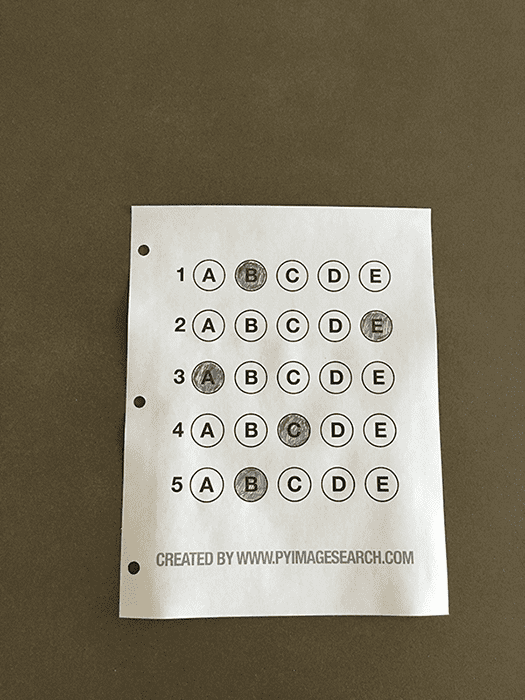
#> input picture samples/answer-key/weighted-answers/images/adrian_omr.png, 525 x 700 px, given in place of images, which was not available
$ python scan_omr.py ../samples/answer-key/weighted-answers/images
#> lines starting #> are read from the running program, lines starting #| are printed output that depends on the picture; after the words box and inside, x2 and y2 are one past the last pixel; in counts of white or black regions, pixels touching at a corner belong together; pictures that were not available may be replaced by others from this repository, and a replacement may not be noted
#> (reads files(2)/template.json from the repository)
#> in scan_sheet, img is the input picture: shape (700, 525, 3); mean B, G, R 104.8, 123.2, 130.7
### files(2)/align.py
"""
align.py
--------
Aligns any photographed OMR sheet into a fixed canonical pixel space by
detecting the outer border of the answer grid and applying a perspective
warp (cv2.warpPerspective). This is the ONLY per-sheet geometry step -
after this, every sheet lives in identical pixel coordinates, so the
160-bubble template (built once in calibrate_template.py) can be reused
unchanged for every scan.

Canonical space is fixed at CANON_W x CANON_H. The template JSON is
defined in this same space.
"""
import cv2
import numpy as np

CANON_W = 1400
CANON_H = 2200


def _order_corners(pts):
    """Order 4 points as top-left, top-right, bottom-right, bottom-left."""
    pts = pts.reshape(4, 2).astype("float32")
    s = pts.sum(axis=1)
    diff = np.diff(pts, axis=1).flatten()
    tl = pts[np.argmin(s)]
    br = pts[np.argmax(s)]
    tr = pts[np.argmin(diff)]
    bl = pts[np.argmax(diff)]
    return np.array([tl, tr, br, bl], dtype="float32")


def find_outer_border(img):
    """
    Locate the outer rectangle of the answer-grid table (or, failing that,
    the whole sheet) and return its 4 ordered corners in ORIGINAL image
    pixel coordinates.
    """
    gray = cv2.cvtColor(img, cv2.COLOR_BGR2GRAY)
    gray = cv2.GaussianBlur(gray, (5, 5), 0)
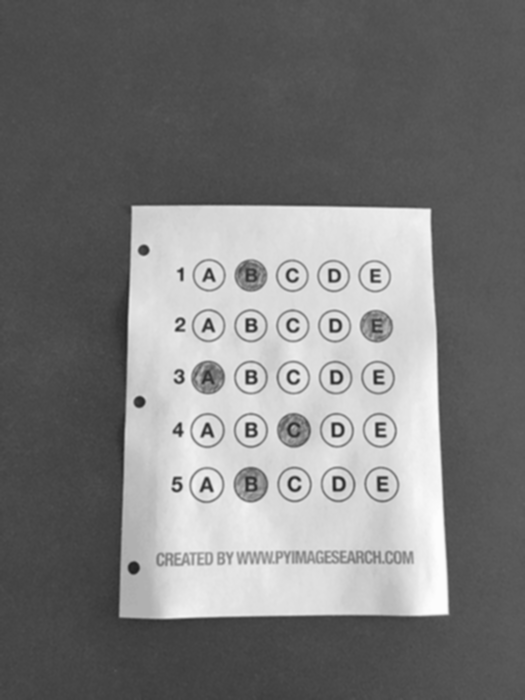
#> gray: shape (700, 525); min 34, max 252, mean 123.2

    # Adaptive threshold copes with uneven phone-camera lighting far
    # better than a single global threshold.
    thresh = cv2.adaptiveThreshold(
        gray, 255, cv2.ADAPTIVE_THRESH_GAUSSIAN_C,
        cv2.THRESH_BINARY_INV, 35, 15
    )
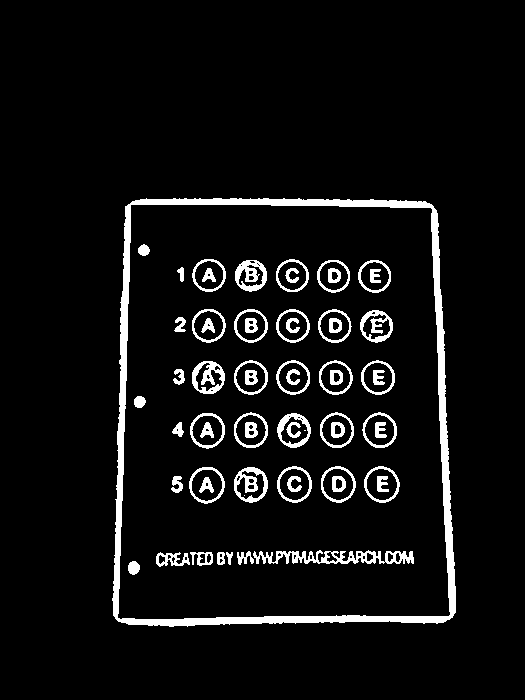
#> thresh: shape (700, 525); 6.4% white; 63 white regions (2 under 20 px), largest, box (x1, y1, x2, y2) and area: (112, 198, 456, 627) 9871, (253, 550, 414, 564) 1193, (235, 260, 267, 292) 569
    thresh = cv2.dilate(thresh, np.ones((5, 5), np.uint8), iterations=2)
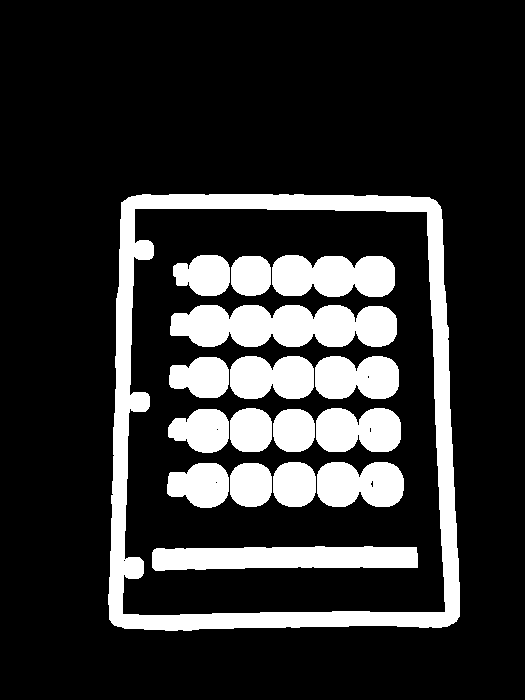
#> thresh: shape (700, 525); 18.9% white; 17 white regions

    contours, _ = cv2.findContours(thresh, cv2.RETR_LIST, cv2.CHAIN_APPROX_SIMPLE)
#> contours = 24 contours, 6 with area under 20; largest, box (x1, y1, x2, y2) and area: (108, 194, 460, 631) 144904, (122, 208, 446, 616) 122884, (170, 305, 397, 347) 7576, (152, 546, 418, 571) 5336, (272, 255, 395, 297) 4215
    if not contours:
        raise RuntimeError("No contours found - cannot locate sheet border.")

    contours = sorted(contours, key=cv2.contourArea, reverse=True)

    img_area = img.shape[0] * img.shape[1]
#> img_area = 367500
    for c in contours[:15]:
        area = cv2.contourArea(c)
        if area < 0.15 * img_area:
            # Too small to be the table/sheet outline; contours are
            # sorted by area so nothing further down will qualify either.
            break
        peri = cv2.arcLength(c, True)
        approx = cv2.approxPolyDP(c, 0.02 * peri, True)
        if len(approx) == 4:
            return _order_corners(approx)
#> this loop made 1 pass
#> (area, peri, pts in _order_corners, s in _order_corners, diff in _order_corners) on pass 1: (144904.5, 1543.7, [[121, 202], [111, 622], [456, 621], [437, 202]], [323, 733, 1077, 639], [81, 511, 165, -235])

    # Fallback: use the minAreaRect of the single largest contour, which
    # handles slightly bowed/rounded table borders that approxPolyDP
    # fails to collapse to exactly 4 points.
    largest = contours[0]
    rect = cv2.minAreaRect(largest)
    box = cv2.boxPoints(rect)
    return _order_corners(box.reshape(4, 1, 2).astype("float32"))


def align_sheet(img, out_size=(CANON_W, CANON_H), debug_path=None):
    """
    Warp `img` (BGR np.ndarray) into the canonical frame.
    Returns the warped BGR image of size out_size.
    """
    corners = find_outer_border(img)
#> corners = [[121, 202], [437, 202], [456, 621], [111, 622]]
    w, h = out_size
    dst = np.array([[0, 0], [w - 1, 0], [w - 1, h - 1], [0, h - 1]], dtype="float32")
    M = cv2.getPerspectiveTransform(corners, dst)
#> M = [[4.62, 0.11, -580.9], [-1.25e-16, 5.98, -1207.1], [-7.21e-06, 0.000229, 1]]
    warped = cv2.warpPerspective(img, M, (w, h))
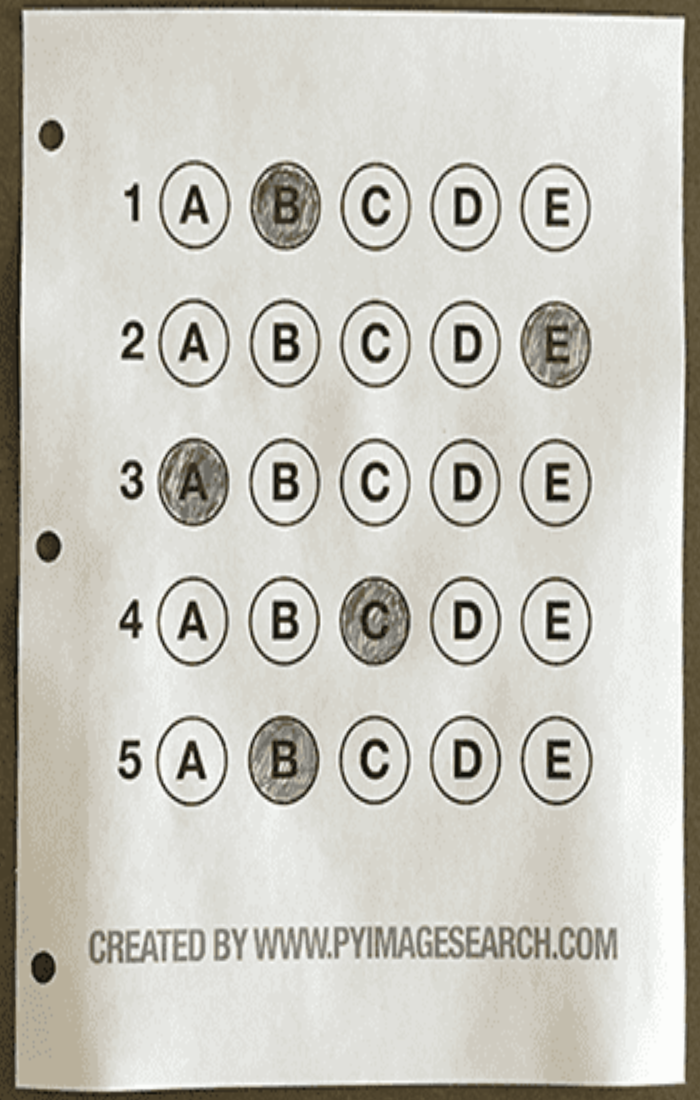
#> warped: shape (2200, 1400, 3) (shown at 1/2 size); mean B, G, R 188.9, 197.4, 199.2

    if debug_path:
        dbg = img.copy()
        cv2.polylines(dbg, [corners.astype(int)], True, (0, 0, 255), 6)
        cv2.imwrite(debug_path, dbg)

    return warped


# [7 lines that do not run on import are left out]

### files(2)/scan_omr.py
"""
scan_omr.py
-----------
Production OMR reader for the NMMS-style 40-question / 4-option sheet.

Pipeline per sheet (no fresh circle detection ever happens here):
  1. align_sheet()      -> warp photo into the canonical frame using the
                            outer table border as anchor points.
  2. load template.json -> 160 fixed (x, y) bubble centers, built once.
  3. sample fill-intensity at each of the 160 known coordinates.
  4. compute a PER-SHEET adaptive threshold from that sheet's own
     lightest/darkest bubbles (never a hardcoded global constant).
  5. classify each question as a clean single answer, BLANK, MULTI, or
     REVIEW (ambiguous / too close to the threshold to trust). The code
     never silently guesses on a close call.

Usage:
    python3 scan_omr.py sheet1.jpg sheet2.jpg ... --out omr_results.xlsx
"""
import argparse
import json
import sys
from pathlib import Path

import cv2
import numpy as np
import pandas as pd

from align import align_sheet, CANON_W, CANON_H

TEMPLATE_PATH = "template.json"
N_QUESTIONS = 40
N_OPTIONS = 4

# How close two candidate darkness scores must be to call it MULTI vs a
# genuine single mark, and how close a single score must be to the
# threshold to be untrustworthy and get flagged REVIEW instead of guessed.
MULTI_MARGIN = 0.12     # fraction of the sheet's fill-value range
REVIEW_MARGIN = 0.06    # fraction of the sheet's fill-value range


def load_template(path=TEMPLATE_PATH):
    with open(path, "r", encoding="utf-8") as f:
        return json.load(f)


def sample_fill(gray, x, y, radius):
    """
    Mean darkness (0=white .. 255=pure black) inside a circular ROI a bit
    smaller than the bubble radius, so we sample ink and not the outline.
    """
    r = max(4, int(radius * 0.72))
    x0, x1 = max(0, x - r), min(gray.shape[1], x + r)
    y0, y1 = max(0, y - r), min(gray.shape[0], y + r)
    patch = gray[y0:y1, x0:x1]
    if patch.size == 0:
        return 0.0
    mask = np.zeros(patch.shape, dtype=np.uint8)
    cv2.circle(mask, (patch.shape[1] // 2, patch.shape[0] // 2), r, 255, -1)
    vals = patch[mask == 255]
    if vals.size == 0:
        return 0.0
    # invert so higher = darker = more filled
    return float(255 - vals.mean())


def per_sheet_threshold(all_scores):
    """
    Derive a fill/no-fill threshold from THIS sheet's own score
    distribution rather than a global constant, so lighting/pen/scan
    differences between sheets don't need separate tuning.
    Uses Otsu's method on the 160 scores for that sheet.
    """
    scores = np.array(all_scores, dtype=np.float32)
    scores_8u = np.clip(scores, 0, 255).astype(np.uint8)
    thresh_val, _ = cv2.threshold(scores_8u, 0, 255, cv2.THRESH_BINARY + cv2.THRESH_OTSU)
    return float(thresh_val), float(scores.min()), float(scores.max())


def classify_question(scores, threshold, score_range):
    """
    scores: list of 4 darkness values for options 1-4.
    Returns (selected_option_or_None, status) where status in
    {"OK", "BLANK", "MULTI", "REVIEW"}.
    """
    rng = max(score_range, 1e-6)
    filled = [i for i, s in enumerate(scores) if s >= threshold]

    if len(filled) == 0:
        return None, "BLANK"

    if len(filled) >= 2:
        # confirm it's genuinely two dark bubbles, not one dark + one
        # borderline noise pixel cluster
        sorted_scores = sorted(scores, reverse=True)
        gap = (sorted_scores[0] - sorted_scores[1]) / rng
        if gap < MULTI_MARGIN:
            return None, "MULTI"
        # top one clearly darker than the rest -> treat as single, but
        # only if it also clears the REVIEW margin below
        filled = [int(np.argmax(scores))]

    best_idx = filled[0]
    best_score = scores[best_idx]
    margin_to_threshold = (best_score - threshold) / rng
    others = [s for i, s in enumerate(scores) if i != best_idx]
    margin_to_next = (best_score - max(others)) / rng if others else 1.0

    if margin_to_threshold < REVIEW_MARGIN or margin_to_next < REVIEW_MARGIN:
        return best_idx + 1, "REVIEW"

    return best_idx + 1, "OK"


def scan_sheet(image_path, template, debug_dir=None):
    img = cv2.imread(str(image_path))
    if img is None:
        raise FileNotFoundError(image_path)

    warped = align_sheet(img, out_size=(template["canon_w"], template["canon_h"]))
    gray = cv2.cvtColor(warped, cv2.COLOR_BGR2GRAY)
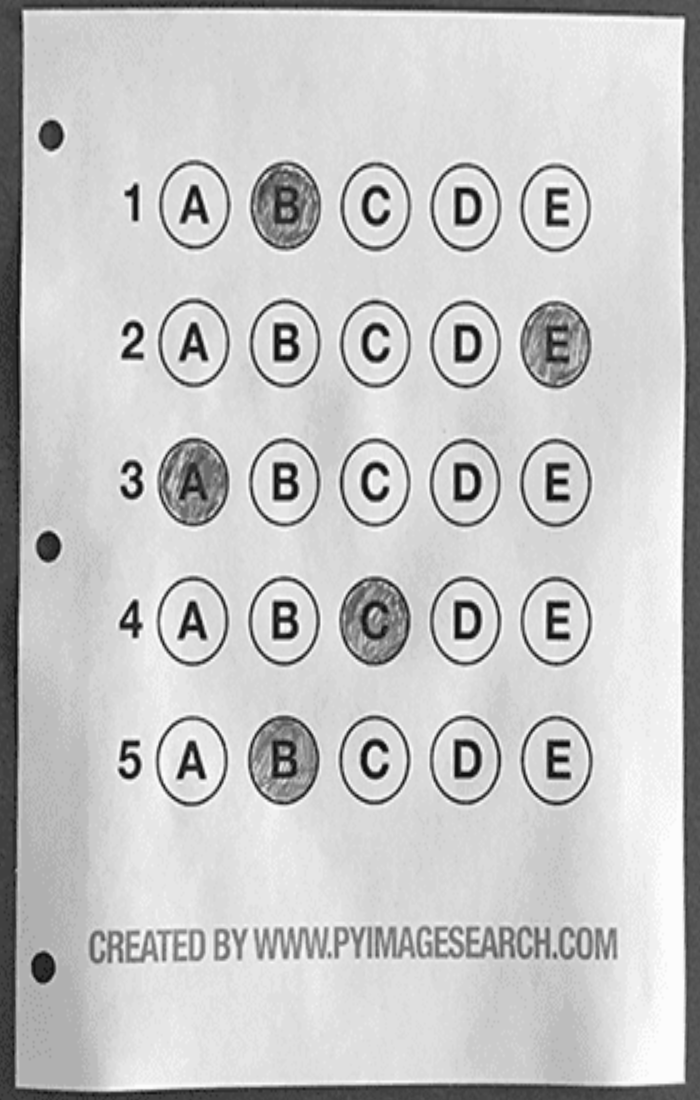
#> gray: shape (2200, 1400) (shown at 1/2 size); min 15, max 252, mean 196.9
    radius = template["radius"]

    # 1. sample all 160 bubbles
    raw_scores = {}
    for key, c in template["bubbles"].items():
        raw_scores[key] = sample_fill(gray, int(round(c["x"])), int(round(c["y"])), radius)
#> this loop made 160 passes
#> pass 1, in sample_fill, `patch = gray[y0:y1, x0:x1]`:
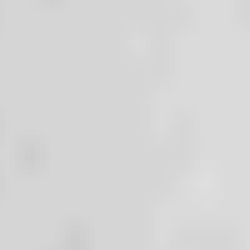
#> patch: shape (50, 50) (shown 5 times larger); min 204, max 223, mean 214.3
#> after the loop, raw_scores = 160 items

    # 2. per-sheet adaptive threshold from this sheet's own distribution
    threshold, smin, smax = per_sheet_threshold(list(raw_scores.values()))
#> in per_sheet_threshold, `scores = np.array(all_scores, dtype=np.float32)`: scores = 160 values, max 117 at index 57, min 4.21 at index 151, mean 43.56
#> in per_sheet_threshold, `scores_8u = np.clip(scores, 0, 255).astype(np.uint8)`: scores_8u = 160 values, max 116 at index 57, min 4 at index 127, mean 43.03
#> in per_sheet_threshold, `thresh_val, _ = cv2.threshold(scores_8u, 0, 255, cv2.THRESH_BINARY + c..`: thresh_val = 48
#> threshold = 48; smin = 4.21; smax = 117
    score_range = smax - smin
#> score_range = 112.8

    # 3. classify each question
    rows = []
    for q in range(1, N_QUESTIONS + 1):
        scores = [raw_scores[f"{q}_{opt}"] for opt in range(1, N_OPTIONS + 1)]
        selected, status = classify_question(scores, threshold, score_range)
        rows.append({
            "Question": q,
            "Selected_Option": selected if selected is not None else "",
            "Status": status,
        })
#> this loop made 40 passes
#> (scores, status) on passes 1, 4, 9, 12, 15, 16, 18, 21, 24, 27, 32, 35: ([40.69, 37.8, 40.3, 36.94], 'BLANK'), ([38.22, 37.27, 37.81, 35.9], 'BLANK'), ([43.92, 40.5, 35.25, 40.4], 'BLANK'), ([42.13, 22.36, 40.37, 40.61], 'BLANK'), ([46.47, 31.21, 26.75, 32.95], 'BLANK'), ([45.38, 26.39, 28.37, 26.87], 'BLANK'), ([47.84, 28.67, 27.13, 24.77], 'BLANK'), ([34.72, 32.78, 27.84, 25.94], 'BLANK'), ([34.46, 34.46, 34.9, 33.94], 'BLANK'), ([44.59, 37.73, 42.28, 25.66], 'BLANK'), ([29.59, 40.26, 28.88, 14.13], 'BLANK'), ([41.74, 43.72, 36.11, 6.88], 'BLANK')
#> (scores, sorted_scores in classify_question, gap in classify_question, status) on passes 5, 6, 10, 11, 33, 37: ([34.26, 42.88, 52.9, 59.96], [59.96, 52.9, 42.88, 34.26], 0.0626, 'MULTI'), ([31.75, 60.68, 42.57, 58.88], [60.68, 58.88, 42.57, 31.75], 0.0159, 'MULTI'), ([49.39, 51.83, 37.19, 43.15], [51.83, 49.39, 43.15, 37.19], 0.0216, 'MULTI'), ([44.77, 58.13, 55.72, 59.15], [59.15, 58.13, 55.72, 44.77], 0.009, 'MULTI'), ([57.51, 60.42, 35.24, 13.71], [60.42, 57.51, 35.24, 13.71], 0.0258, 'MULTI'), ([62.28, 72.92, 64.73, 5.7], [72.92, 64.73, 62.28, 5.7], 0.0726, 'MULTI')
#> after the loop, rows = 40 items

    if debug_dir:
        dbg = warped.copy()
        for q in range(1, N_QUESTIONS + 1):
            row = rows[q - 1]
            for opt in range(1, N_OPTIONS + 1):
                c = template["bubbles"][f"{q}_{opt}"]
                x, y = int(c["x"]), int(c["y"])
                if row["Status"] == "MULTI":
                    color = (0, 0, 255)
                elif row["Status"] == "REVIEW":
                    color = (0, 165, 255)
                elif row["Selected_Option"] == opt:
                    color = (0, 200, 0)
                else:
                    color = (200, 200, 200)
                cv2.circle(dbg, (x, y), radius, color, 2)
#> this loop made 40 passes
#> row on passes 1 to 11: {'Question': 1, 'Selected_Option': '', 'Status': 'BLANK'}, {'Question': 2, 'Selected_Option': 4, 'Status': 'OK'}, {'Question': 3, 'Selected_Option': 4, 'Status': 'OK'}, {'Question': 4, 'Selected_Option': '', 'Status': 'BLANK'}, {'Question': 5, 'Selected_Option': '', 'Status': 'MULTI'}, {'Question': 6, 'Selected_Option': '', 'Status': 'MULTI'}, {'Question': 7, 'Selected_Option': 4, 'Status': 'REVIEW'}, {'Question': 8, 'Selected_Option': 2, 'Status': 'OK'}, {'Question': 9, 'Selected_Option': '', 'Status': 'BLANK'}, {'Question': 10, 'Selected_Option': '', 'Status': 'MULTI'}, {'Question': 11, 'Selected_Option': '', 'Status': 'MULTI'}
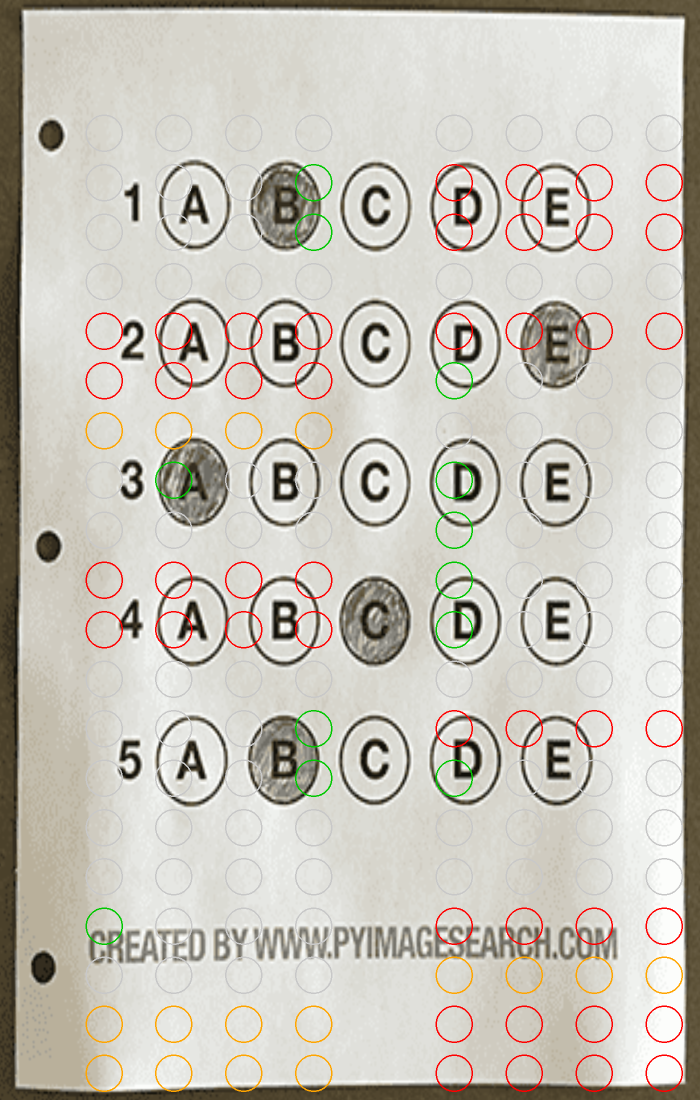
#> dbg: shape (2200, 1400, 3) (shown at 1/2 size); 3.46% of pixels changed, all inside (x1, y1, x2, y2) = (171, 229, 1366, 2184)
        Path(debug_dir).mkdir(parents=True, exist_ok=True)
        cv2.imwrite(str(Path(debug_dir) / f"{Path(image_path).stem}_debug.jpg"), dbg)

    return rows, {"threshold": threshold, "score_min": smin, "score_max": smax}


def main():
    ap = argparse.ArgumentParser()
    ap.add_argument("images", nargs="+", help="Sheet photo(s) to scan")
    ap.add_argument("--out", default="omr_results.xlsx")
    ap.add_argument("--debug-dir", default="debug_overlays")
    args = ap.parse_args()

    template = load_template()

    all_sheets = {}
    summary_rows = []
    for img_path in args.images:
        name = Path(img_path).stem
        try:
            rows, meta = scan_sheet(img_path, template, debug_dir=args.debug_dir)
#> rows = 40 items; meta = {'threshold': 48, 'score_min': 4.21, 'score_max': 117}
        except Exception as e:
            print(f"[FAILED] {img_path}: {e}", file=sys.stderr)
            summary_rows.append({"Sheet": name, "Status": f"FAILED: {e}"})
            continue

        df = pd.DataFrame(rows)
#> df = table of 40 rows and 3 columns
        all_sheets[name[:31]] = df  # Excel sheet name char limit

        n_review = (df["Status"] == "REVIEW").sum()
#> n_review = 4
        n_multi = (df["Status"] == "MULTI").sum()
#> n_multi = 11
        n_blank = (df["Status"] == "BLANK").sum()
#> n_blank = 13
        n_ok = (df["Status"] == "OK").sum()
#> n_ok = 12
        summary_rows.append({
            "Sheet": name, "OK": n_ok, "Blank": n_blank,
            "Multi": n_multi, "Review": n_review,
            "Threshold": round(meta["threshold"], 1),
        })
        print(f"{name}: OK={n_ok} BLANK={n_blank} MULTI={n_multi} REVIEW={n_review}")
#| images: OK=12 BLANK=13 MULTI=11 REVIEW=4

    with pd.ExcelWriter(args.out, engine="openpyxl") as writer:
        pd.DataFrame(summary_rows).to_excel(writer, sheet_name="Summary", index=False)
        for name, df in all_sheets.items():
            df.to_excel(writer, sheet_name=name, index=False)
#> this loop made 1 pass
#> (name, df) on pass 1: ('images', table of 40 rows and 3 columns)

    print(f"\nWrote {args.out}")
    if any(r.get("Review", 0) or r.get("Multi", 0) for r in summary_rows):
        print("NOTE: sheets contain REVIEW/MULTI rows that need manual eyes - "
              f"check {args.debug_dir}/ overlays before trusting scores.")


if __name__ == "__main__":
    main()
